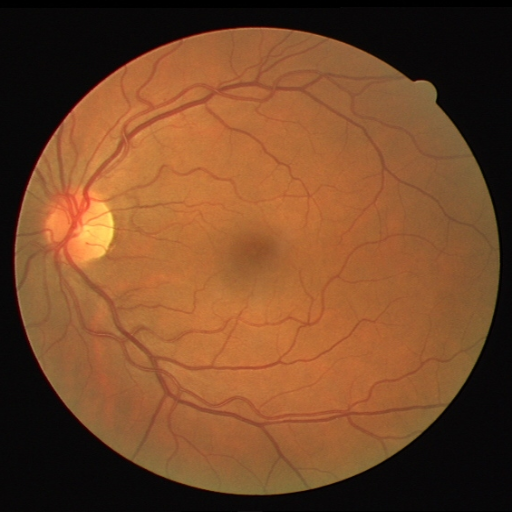
#> input picture Lab1 - Point and Spatial Processing/Inputs/homework_a2_b2.png, 512 x 512 px, found by its file name
$ python 15_hw_2107042.py   (older library calls are emulated)
#> lines starting #> are read from the running program, lines starting #| are printed output that depends on the picture
import cv2
import numpy as np
import matplotlib.pyplot as plt

# Read grayscale image
image = cv2.imread(r"Inputs/homework_a2_b2.png", cv2.IMREAD_GRAYSCALE)
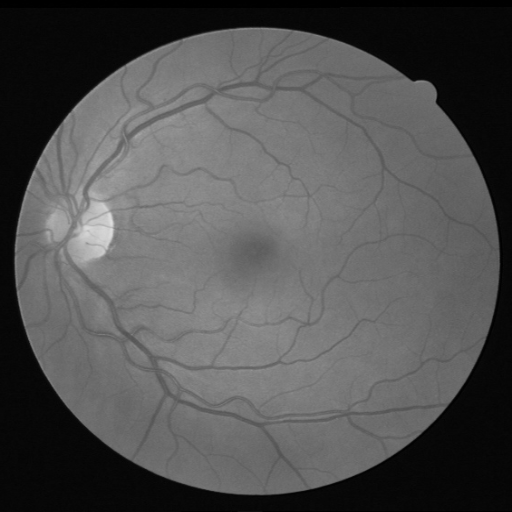
#> image: shape (512, 512); min 0, max 222, mean 82

# Sharpening constant
c = 3

# Laplacian Kernel
kernel = np.array([
    [0, -1, 0],
    [-1, 4, -1],
    [0, -1, 0]
], dtype=np.float32)

kernel = np.flip(kernel)

def manual_convolution(image, kernel):
    h, w = image.shape
#> h = 512; w = 512
    kh, kw = kernel.shape
    pad = kh // 2

    # Zero padding
    padded = np.zeros((h + 2 * pad, w + 2 * pad), dtype=image.dtype)

    for i in range(h):
        for j in range(w):
            padded[i + pad, j + pad] = image[i, j]

    output = np.zeros((h, w), dtype=np.float32)

    for i in range(h):
        for j in range(w):
            sum = 0
            for m in range(kh):
                for n in range(kw):
                    sum += padded[i + m, j + n] * kernel[m, n]
            output[i, j] = sum
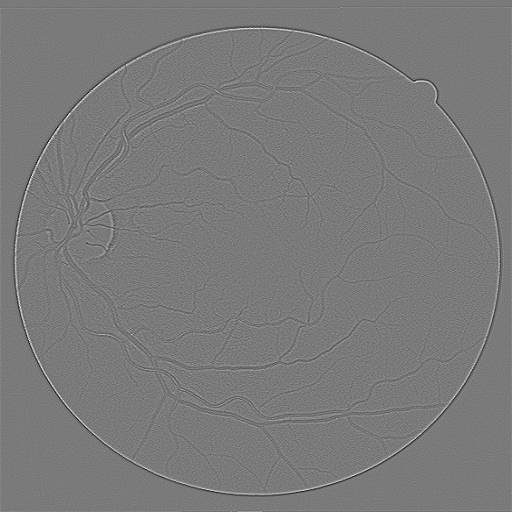
#> output: shape (512, 512) float32; min -99, max 107, mean 0; drawn with min black and max white

    return output

# Choose One
laplacian = manual_convolution(image, kernel)
# laplacian = cv2.filter2D(image, cv2.CV_32F, kernel)

# Laplacian Sharpening
output = image.astype(np.float32) + c * laplacian
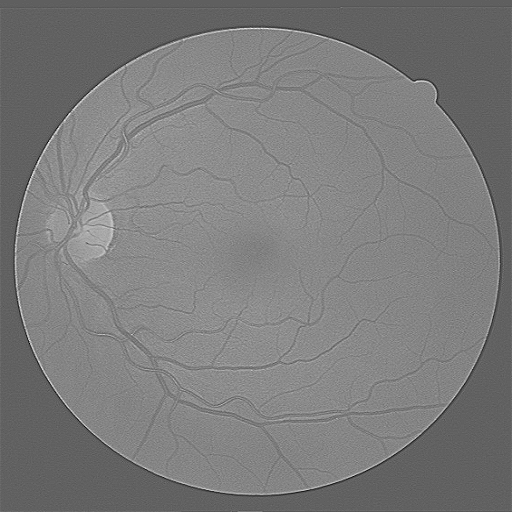
#> output: shape (512, 512) float32; min -271, max 455, mean 82.1; drawn with min black and max white

output = cv2.normalize(
    output,
    None,
    0,
    255,
    cv2.NORM_MINMAX
).astype(np.uint8)


# =====================================================
# Display
# =====================================================
plt.figure(figsize=(8,4))

plt.subplot(1,2,1)
plt.imshow(image, cmap="gray", vmin=0, vmax=255)
plt.title("Original")
plt.axis("off")

plt.subplot(1,2,2)
plt.imshow(output, cmap="gray", vmin=0, vmax=255)
plt.title("Laplacian Sharpening")
plt.axis("off")

plt.tight_layout()
plt.savefig(
    r"Outputs/Convolution/hw_a2_laplacian.png",
    dpi=300,
    bbox_inches="tight"
)
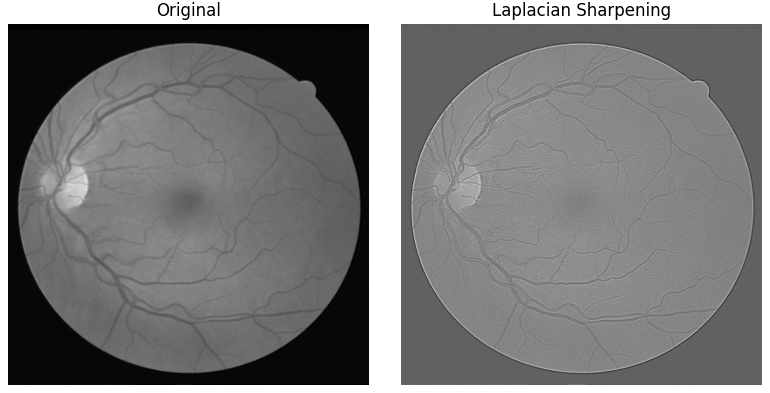
#> figure drawn by matplotlib, 2 panels
plt.show()

# Save images
cv2.imwrite(r"Outputs/Convolution/hw_a2_original.png", image)
cv2.imwrite(r"Outputs/Convolution/hw_a2_laplacian.png", output)
